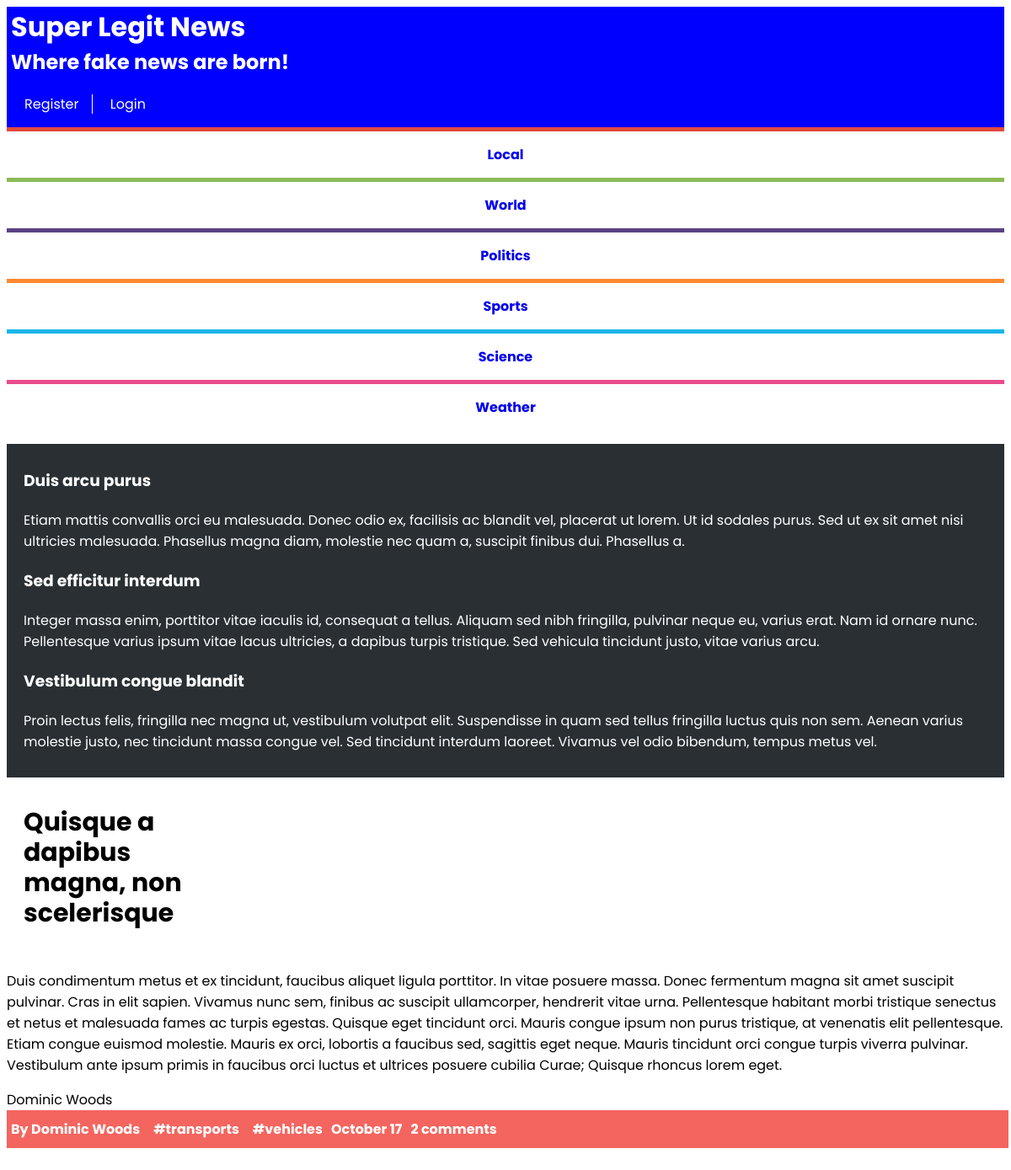
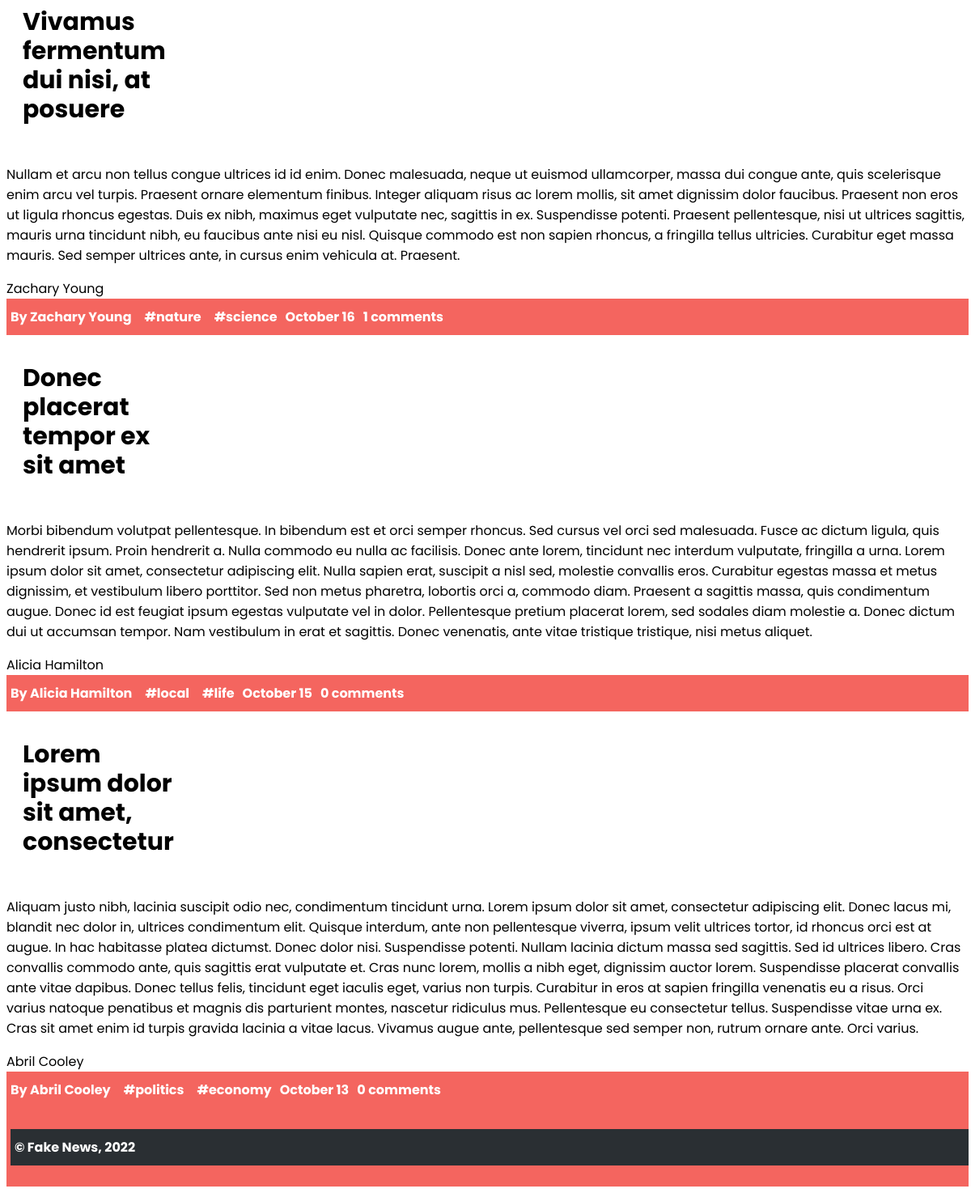
The page / on the database its author committed (2 pictures, top to bottom).
### tables this page shows
CREATE TABLE news (
  id INTEGER PRIMARY KEY,            -- article id
  title VARCHAR,                     -- title of the article
  published INTEGER,                 -- date when the article was published in epoch format
  tags VARCHAR,                      -- comma separated tags
  username VARCHAR REFERENCES users, -- user that wrote the article
  introduction VARCHAR,              -- a introductory paragraph
  fulltext VARCHAR                   -- the rest of the text
);

### index.php (called while the page is built, shortened)
<?php
    require_once './database/connection.php';
    require_once './templates/common.php';
    require_once './news.php';
    $db = getDatabaseConnection();
    $articles = getAllNews($db);
?>

### database/connection.php (called while the page is built)
<?php
    function getDatabaseConnection() {
        $db = new PDO('sqlite:./database/news.db');
        return $db;
    }
?>

### news.php (the view, shortened to what this page needs)
<?php
    require_once './database/connection.php';
?>
<?php function getAllNews() { ?>
<section id="news">
    <article>
<?php
    $stmt = getDatabaseConnection()->prepare('SELECT news.*, users.*, COUNT(comments.id) AS comments
    FROM news JOIN
        users USING (username) LEFT JOIN
        comments ON comments.news_id = news.id
    GROUP BY news.id, users.username
    ORDER BY published DESC');
    $stmt->execute();
    $newsArray = $stmt->fetchAll();
    foreach ($newsArray as $news) {
        echo "<head>";
        echo '<h1>' . $news['title'] . '</h1>';
        echo "</head>";
        echo '<p>' . $news['fulltext'] . '</p>';
        echo '<span class="author">' . $news['name'] . '</span>';
        echo "<footer>";
        echo '<span class="author">' . $news['name'] . '</span>';
        $tags = explode(',', $news['tags']);
        foreach ($tags as $tags) {
            echo '<span class="tags">' . $tags . '</span>';
        }
        $date = date('F j', $news['published']);
        echo '<span class="date">' . $date . '</span>';
        echo '<span class="comments"><a href="article.php?id=' . $news['id'] . '">' . $news['comments'] . '</a></span>';
        echo "</footer>";
    }
?>
<?php } ?>

### style/style.css (style rules this page uses)
body { font-family: Poppins; background-color: white; }
#news footer { background-color: #f4655f; color: white; font-weight: bold; }
#news footer a { text-decoration: none; color: white; }
#news h1 { color: white; font-weight: bold; }

### style/layout.css (style rules this page uses)
#news footer { padding-left: 5px; padding-top: 10px; padding-bottom: 10px; width: 100%; }
#news a { color: #000;; }
#news footer .date { float: none; padding-left: 10px; padding: 10px; }
#news footer .comments:after { content: ' comments'; }
#news footer .author:before { content: "By "; }
#news footer .author:after { margin-left: 1em; }
#news footer .tags:before { content: "#"; margin-left: 1em; }
#news article { position: relative; margin-top: 15px; }
#news h1 { top: 0; left: 0; padding: 20px; padding-top: 5px; font-size: 30px; line-height: 1.2; max-width: 200px; color: black; }

### rows shown on the page
news: title "Quisque a dapibus magna, non scelerisque", fulltext "Duis condimentum metus et ex tincidunt, faucibus aliquet ligula porttitor. In vitae posuere massa. Donec fermentum magna sit amet suscipit pulvinar. Cras in elit sapien. Vivamus nunc sem, finibus ac suscipit ullamcorper, hendrerit vitae urna. Pellentesque habitant morbi tristique senectus et netus et malesuada fames ac turpis egestas. Quisque eget tincidunt orci. Mauris congue ipsum non purus tristique, at venenatis elit pellentesque. Etiam congue euismod molestie. Mauris ex orci, lobortis a faucibus sed, sagittis eget neque. Mauris tincidunt orci congue turpis viverra pulvinar. Vestibulum ante ipsum primis in faucibus orci luctus et ultrices posuere cubilia Curae; Quisque rhoncus lorem…", name "Dominic Woods", tags "transports", tags "vehicles", published "October 17", comments "2"
news: title "Vivamus fermentum dui nisi, at posuere", fulltext "Nullam et arcu non tellus congue ultrices id id enim. Donec malesuada, neque ut euismod ullamcorper, massa dui congue ante, quis scelerisque enim arcu vel turpis. Praesent ornare elementum finibus. Integer aliquam risus ac lorem mollis, sit amet dignissim dolor faucibus. Praesent non eros ut ligula rhoncus egestas. Duis ex nibh, maximus eget vulputate nec, sagittis in ex. Suspendisse potenti. Praesent pellentesque, nisi ut ultrices sagittis, mauris urna tincidunt nibh, eu faucibus ante nisi eu nisl. Quisque commodo est non sapien rhoncus, a fringilla tellus ultricies. Curabitur eget massa mauris. Sed semper ultrices ante, in cursus enim vehicula at. Praesent.", name "Zachary Young", tags "nature", tags "science", published "October 16", comments "1"
news: title "Donec placerat tempor ex sit amet", fulltext "Morbi bibendum volutpat pellentesque. In bibendum est et orci semper rhoncus. Sed cursus vel orci sed malesuada. Fusce ac dictum ligula, quis hendrerit ipsum. Proin hendrerit a. Nulla commodo eu nulla ac facilisis. Donec ante lorem, tincidunt nec interdum vulputate, fringilla a urna. Lorem ipsum dolor sit amet, consectetur adipiscing elit. Nulla sapien erat, suscipit a nisl sed, molestie convallis eros. Curabitur egestas massa et metus dignissim, et vestibulum libero porttitor. Sed non metus pharetra, lobortis orci a, commodo diam. Praesent a sagittis massa, quis condimentum augue. Donec id est feugiat ipsum egestas vulputate vel in dolor. Pellentesque pretium placerat lorem, sed sodales…", name "Alicia Hamilton", tags "local", tags "life", published "October 15", comments "0"
news: title "Lorem ipsum dolor sit amet, consectetur", fulltext "Aliquam justo nibh, lacinia suscipit odio nec, condimentum tincidunt urna. Lorem ipsum dolor sit amet, consectetur adipiscing elit. Donec lacus mi, blandit nec dolor in, ultrices condimentum elit. Quisque interdum, ante non pellentesque viverra, ipsum velit ultrices tortor, id rhoncus orci est at augue. In hac habitasse platea dictumst. Donec dolor nisi. Suspendisse potenti. Nullam lacinia dictum massa sed sagittis. Sed id ultrices libero. Cras convallis commodo ante, quis sagittis erat vulputate et. Cras nunc lorem, mollis a nibh eget, dignissim auctor lorem. Suspendisse placerat convallis ante vitae dapibus. Donec tellus felis, tincidunt eget iaculis eget, varius non turpis. Curabitur in…", name "Abril Cooley", tags "politics", tags "economy", published "October 13", comments "0"
